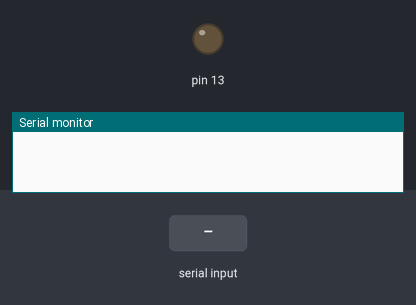
The sketch below on a simulated Arduino Uno, built with avr-gcc and run on an emulated ATmega328P. On the bench: output pins drawn as LEDs (lit = HIGH), the last lines printed to the serial monitor. The inputs (shaded band) are chosen by the test bench.

Above: at 1.2 s.
1.3 s: "1" received over Serial
At 2.4 s:
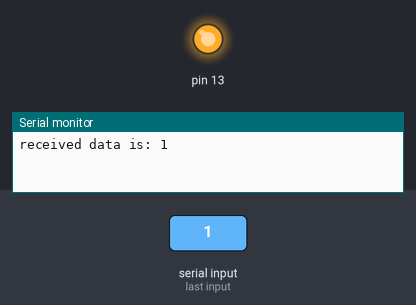
2.8 s: "0" received over Serial
At 3.5 s:
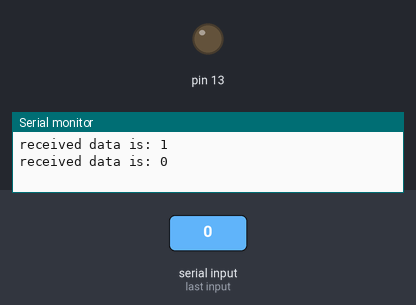
Timing chart, 0 to 5.8 s (numbered marks = the images above; inputs shaded):
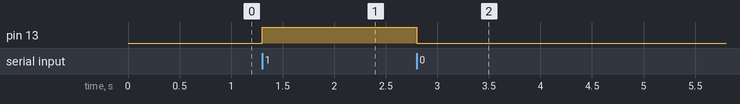

The sketch:

USARTled.ino
```cpp
/*char received_data;
void setup() {
  Serial.begin(9600);
  pinMode(13, OUTPUT);
}

void loop() {
  if(Serial.available()>0){
      //read serial data
      received_data = (char)Serial.read();

      Serial.print("received data is: ");

      //check for received command for action
      if(received_data=='1'){
        digitalWrite(13, HIGH);
        Serial.println(received_data);
      }
      else if(received_data=='0'){
        digitalWrite(13, LOW);
        Serial.println(received_data);
      }
      else
        Serial.println(" invalid");
    }
}*/
char received_data;
void setup() {
  Serial.begin(9600);
  pinMode(13, OUTPUT);
}

void loop() {
  if(Serial.available()>0){
      //read serial data
      received_data = (char)Serial.read();

      Serial.print("received data is: ");

      //check for received command for action
      if(received_data=='1'){
        digitalWrite(13, HIGH);
        Serial.println(received_data);
      }
      else if(received_data=='0'){
        digitalWrite(13, LOW);
        Serial.println(received_data);
      }
      else
        Serial.println(" invalid");
    }
}
```

Measured:
- after the input at 1.3 s, pin 13: LOW → HIGH at once
- after the input at 2.8 s, pin 13: HIGH → LOW at once
